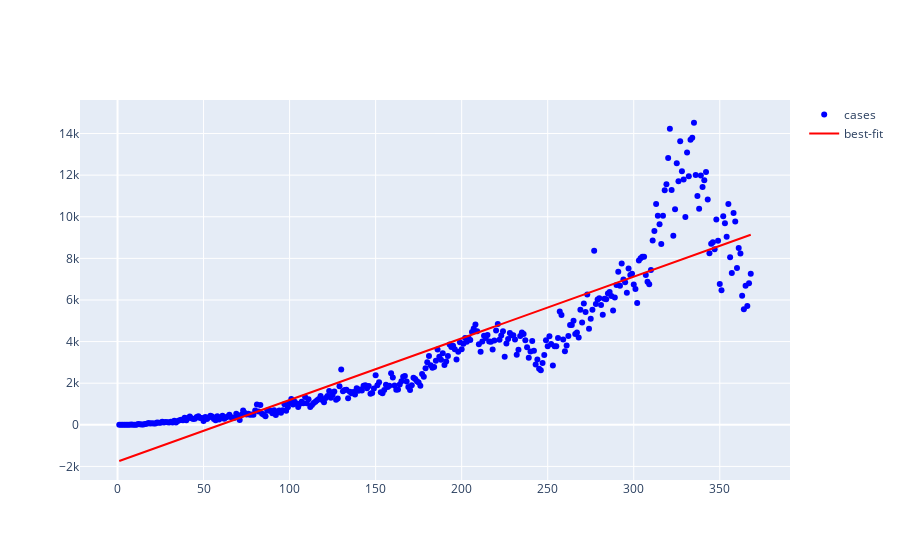

Source (notebook cell):
### Markdown cell above
# Indonesia

### Code cell
country = "Indonesia"
country_dataset = world_dataset[world_dataset.location == country].fillna(0)
temp = country_dataset.loc[country_dataset[country_dataset.new_cases > 0].index[0]:].new_cases
new_cases = pd.DataFrame({"days": np.arange(1, temp.shape[0]+1), "new_cases": temp})
lr_model = smf.ols(formula='new_cases ~ days', data=new_cases).fit()
new_cases['cases_pred'] = lr_model.predict(new_cases.days)
fig = go.Figure()
fig.add_trace(
    go.Scatter(x=new_cases['days'], y=new_cases['new_cases'], mode='markers', name='cases', marker=dict(color='blue')),
)
fig.add_trace(
    go.Scatter(x=new_cases['days'], y=new_cases['cases_pred'], mode='lines', marker=dict(size=10), name='best-fit',
              line=dict(color='red'))
)

### Figure 1 — Plotly figure (JSON) as saved in the notebook; plotly's stock layout.template omitted (floating-point values rounded to 4 significant figures; data arrays with more than 128 entries replaced by an {"elided": "..."} marker saying what was removed)
{"data": [{"marker": {"color": "blue"}, "mode": "markers", "name": "cases", "type": "scatter", "x": {"elided": "368 int values"}, "y": {"elided": "368 int values"}}, {"line": {"color": "red"}, "marker": {"size": 10}, "mode": "lines", "name": "best-fit", "type": "scatter", "x": {"elided": "368 int values"}, "y": {"elided": "368 float values"}}], "layout": {}}
